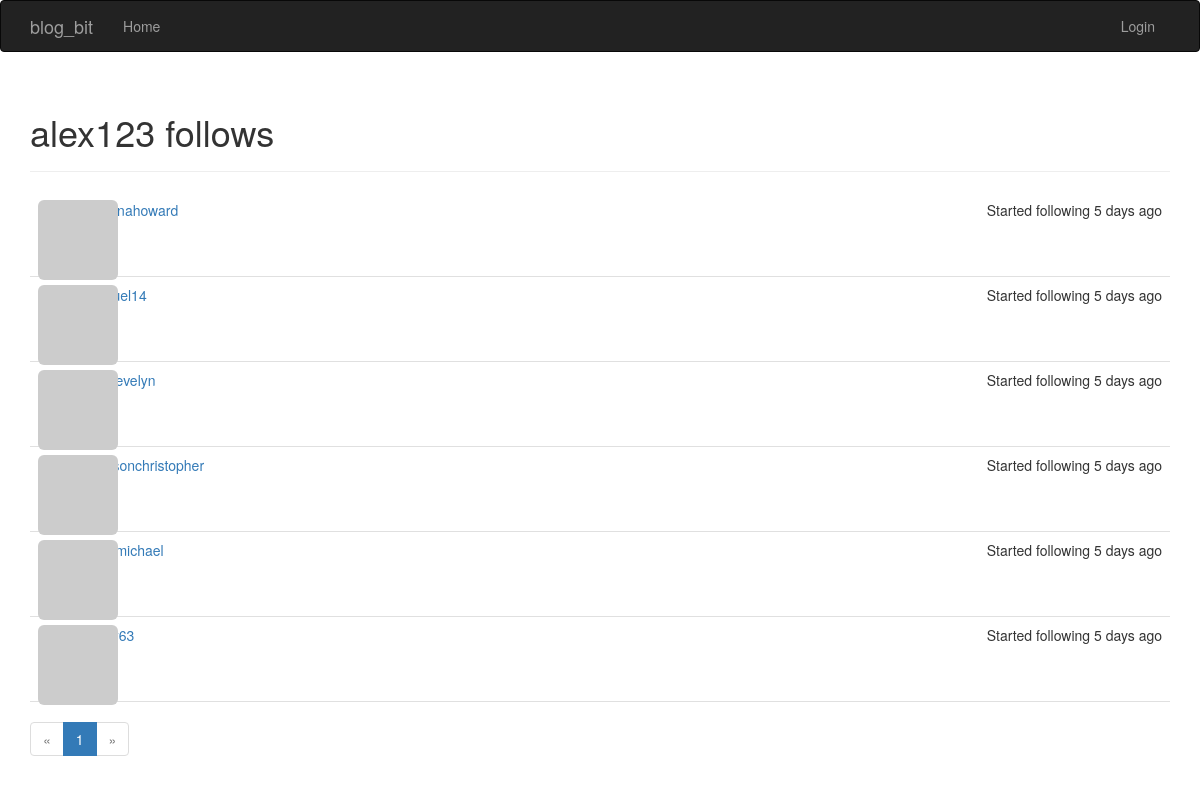
The app's page /following/alex123 with its own data.
### app/models/user.py (models this page shows, shortened)
class User(db.Model, UserMixin):
    id = db.Column(db.Integer, primary_key=True)
    username = db.Column(db.String(64), unique=True, index=True)
    name = db.Column(db.String(64))
    about_me = db.Column(db.Text())
    member_since = db.Column(db.DateTime(), default=datetime.utcnow)
    last_seen = db.Column(db.DateTime(), default=datetime.utcnow)
    email = db.Column(db.String(64), unique=True, index=True)
    password_hash = db.Column(db.String(128))
    pfp_hash = db.Column(db.String(32))
    confirmed = db.Column(db.Boolean, default=False)
    role_id = db.Column(db.Integer, db.ForeignKey('role.id'))
    posts = db.relationship('Post', backref='author', lazy='dynamic')
    comments = db.relationship('Comment', backref='author', lazy='dynamic')
    followed = db.relationship(
        'Follow',
        foreign_keys=[Follow.follower_id],
        backref=db.backref('follower', lazy='joined'),
        lazy='dynamic',
        cascade='all, delete-orphan'
    )
    followers = db.relationship(
        'Follow',
        foreign_keys=[Follow.followed_id],
        backref=db.backref('followed', lazy='joined'),
        lazy='dynamic',
        cascade='all, delete-orphan'
    )
    @property
    def password(self):
        raise AttributeError('Password is not a readable attribute!')
    def get_pfp(self, size=100, image_gen='retro'):
        url = 'https://secure.gravatar.com/avatar'
        return f'{url}/{self.pfp_hash}?s={size}&d={image_gen}&r=g'

### app/models/follow.py (models this page shows)
class Follow(db.Model):
    follower_id = db.Column(db.Integer, db.ForeignKey('user.id'), primary_key=True)
    followed_id = db.Column(db.Integer, db.ForeignKey('user.id'), primary_key=True)
    timestamp = db.Column(db.DateTime, default=datetime.utcnow())

### app/main/views.py (the view)
@main.route('/following/<username>')
def following(username):
    user = User.query.filter_by(username=username).first_or_404()
    page = request.args.get('page', default=1, type=int)
    pagination = user.followed.order_by(Follow.timestamp.desc()).paginate(
        page=page,
        per_page=current_app.config['POSTS_PER_PAGE'],
    )
    follows = [{'user': item.followed, 'timestamp': item.timestamp} for item in pagination.items]
    return render_template('main/following.html', user=user, follows=follows, pagination=pagination)

### app/auth/views.py (called while the page is built)
@auth.before_app_request
def before_request():
    current_user = flask_login.current_user
    if current_user.is_authenticated:
        current_user.ping()  # updating user last time seen property
        if not current_user.confirmed \
                and flask.request.blueprint != 'auth' \
                and flask.request.endpoint != 'static':
            return flask.redirect(flask.url_for('auth.unconfirmed'))

### app/templates/main/following.html
{% extends 'base.html' %}
{% import 'main/_pagination_macros.html' as page_macros %}
{% block page_header %}
    <h1>{{ user.username }} follows</h1>
{% endblock %}
{% block page_content %}
    {% include 'main/_follows.html' %}
    {{ page_macros.pagination_widget(pagination, endpoint='main.following', username=user.username) }}
{% endblock %}

### app/templates/main/_follows.html
<ul class="posts">
    {% for follow in follows %}
        <li class="post">
            <div class="profile-thumbnail">
                <a href="{{ url_for('main.profile', username=follow['user'].username) }}">
                    <img class="img-rounded profile-thumbnail"
                         src="{{ follow['user'].get_pfp(size=40) }}"
                         alt="{{ follow['user'].username }} profile picture">
                </a>
            </div>
            <div class="post-date">Started following {{ moment(follow['timestamp']).fromNow() }}</div>
            <div class="post-author">
                <a href="{{ url_for('main.profile', username=follow['user'].username) }}">
                    {{ follow['user'].username }}
                </a>
            </div>
            <div class="post-content"></div>
        </li>
    {% endfor %}
</ul>

### app/static/styles.css (style rules this page uses)
.profile-thumbnail { position: absolute; }
ul.posts { list-style-type: none; padding: 0px; margin: 16px 0px 0px 0px; }
ul.posts li.post { padding: 8px; border-bottom: 1px solid #e0e0e0; }
div.post-date { float: right; }
div.post-author { margin-left: 48px; }
div.post-content { margin-left: 48px; min-height: 48px; }

### records on screen
User: username "alex123"
Follow: timestamp "5 days ago"
User: user.username "briannahoward"
Follow: timestamp "5 days ago"
Follow: timestamp "5 days ago"
User: user.username "allenevelyn"
Follow: timestamp "5 days ago"
User: user.username "johnsonchristopher"
Follow: timestamp "5 days ago"
User: user.username "scottmichael"
Follow: timestamp "5 days ago"

### other values on screen
{{ page }} "1"
